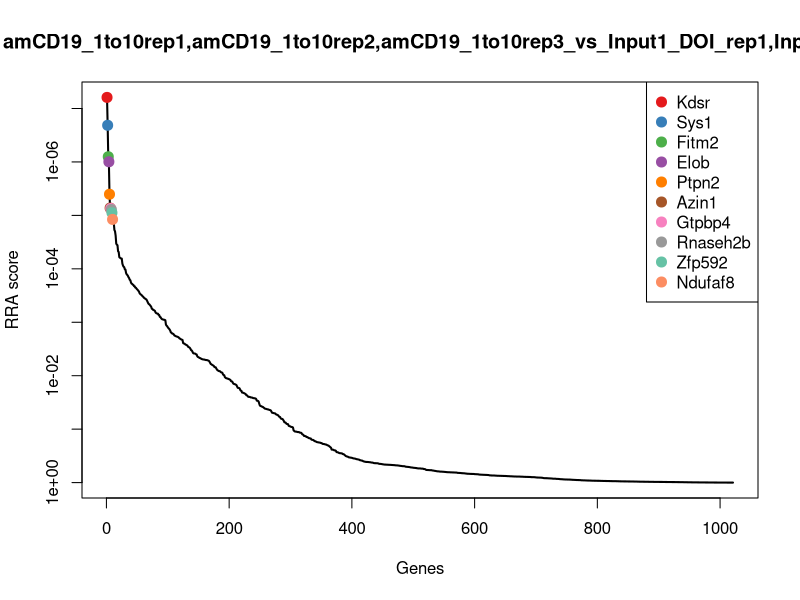
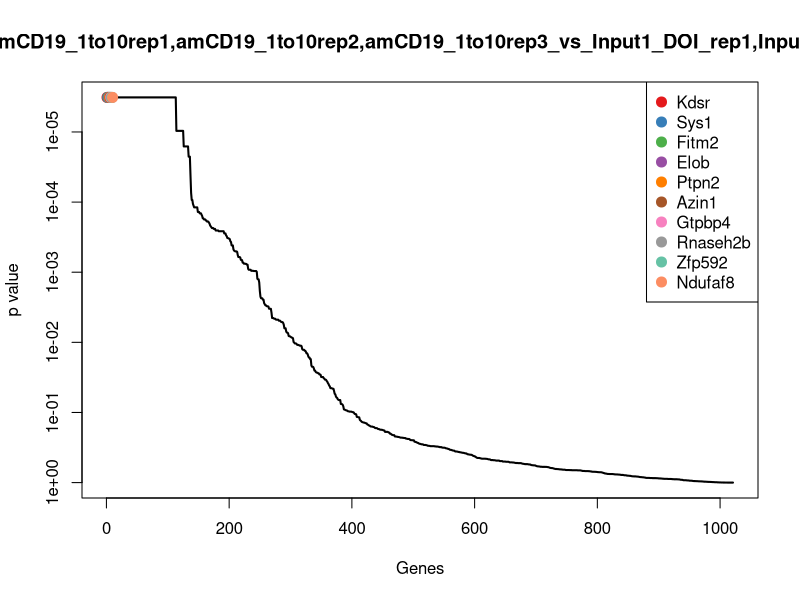
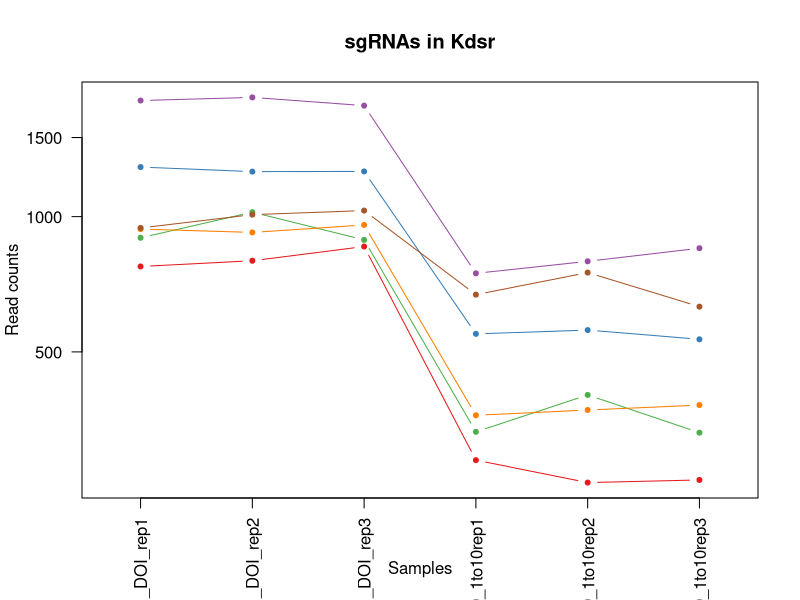
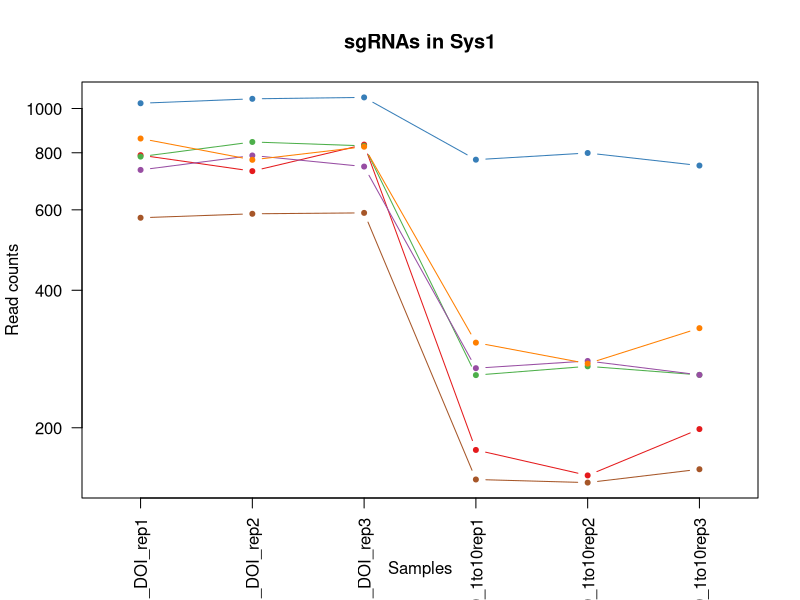
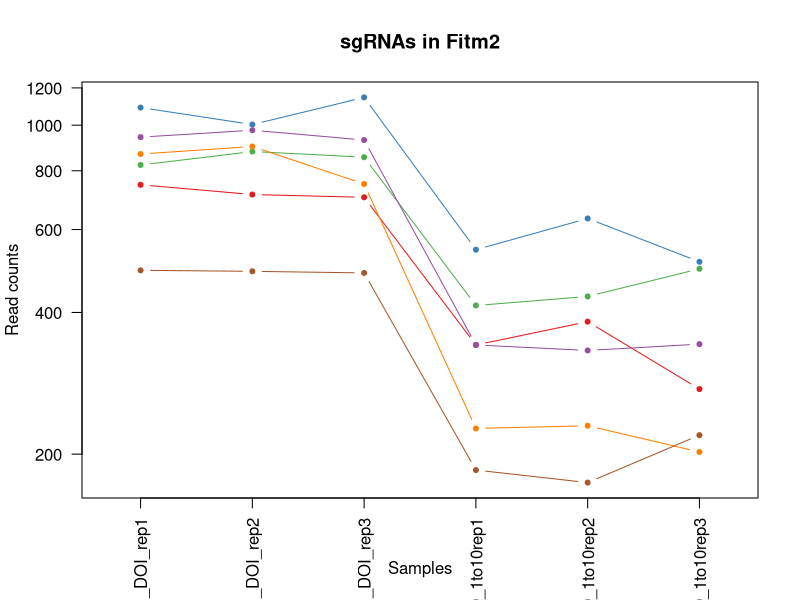
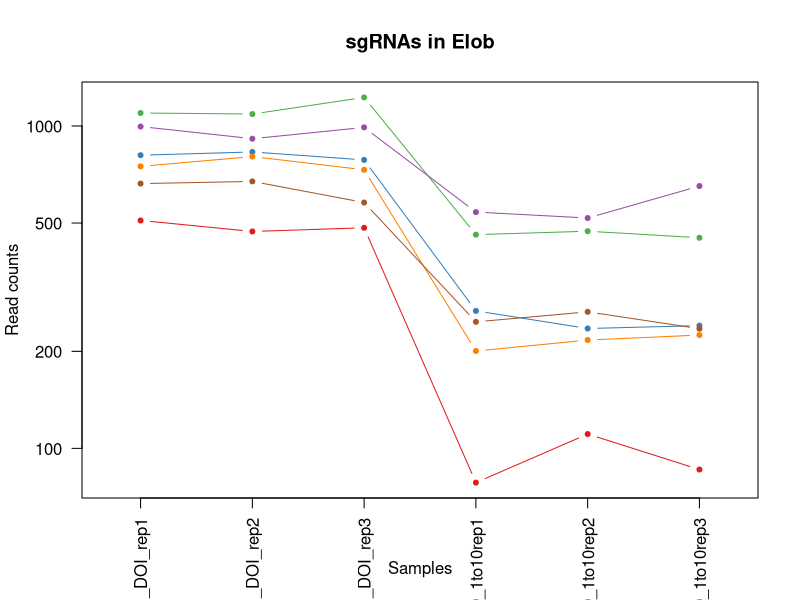
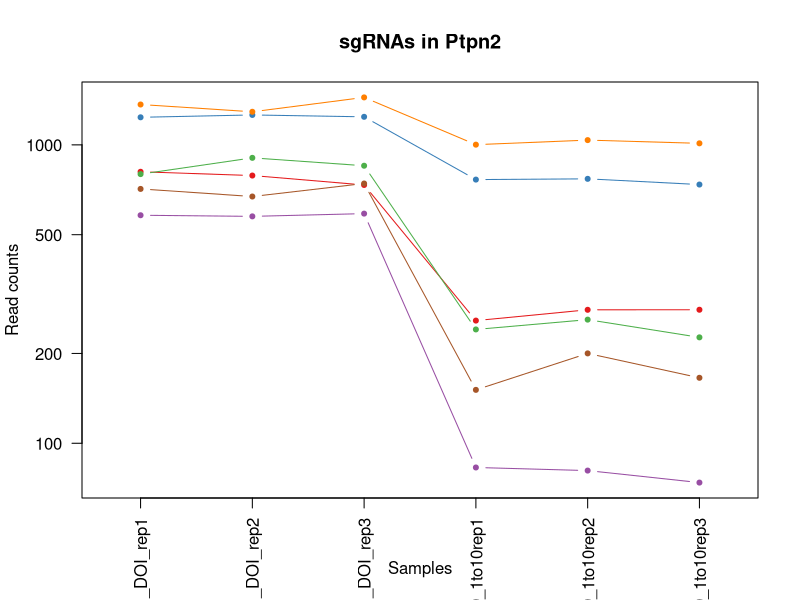
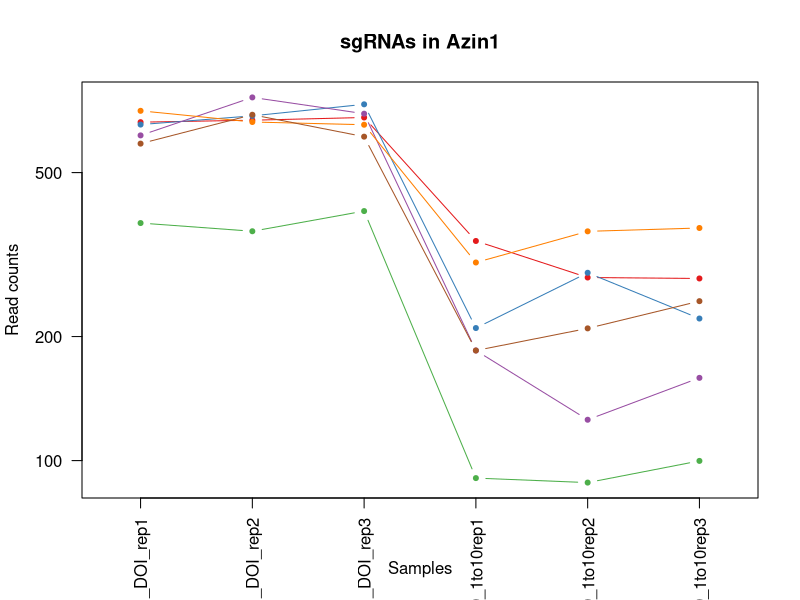

Reproduce these figures in R, in order. (Note: this script raises an error after producing the figures.)
pdf(file='cd19_1to10_v_Input1_DOI.pdf',width=4.5,height=4.5);
gstable=read.table('cd19_1to10_v_Input1_DOI.gene_summary.txt',header=T)
# 
#
# parameters
# Do not modify the variables beginning with "__"

# gstablename='__GENE_SUMMARY_FILE__'
startindex=3
# outputfile='__OUTPUT_FILE__'
targetgenelist=c("Kdsr","Sys1","Fitm2","Elob","Ptpn2","Azin1","Gtpbp4","Rnaseh2b","Zfp592","Ndufaf8")
# samplelabel=sub('.\\w+.\\w+$','',colnames(gstable)[startindex]);
samplelabel='amCD19_1to10rep1,amCD19_1to10rep2,amCD19_1to10rep3_vs_Input1_DOI_rep1,Input1_DOI_rep2,Input1_DOI_rep3 neg.'


# You need to write some codes in front of this code:
# gstable=read.table(gstablename,header=T)
# pdf(file=outputfile,width=6,height=6)


# set up color using RColorBrewer
#library(RColorBrewer)
#colors <- brewer.pal(length(targetgenelist), "Set1")

colors=c( "#E41A1C", "#377EB8", "#4DAF4A", "#984EA3", "#FF7F00",  "#A65628", "#F781BF",
          "#999999", "#66C2A5", "#FC8D62", "#8DA0CB", "#E78AC3", "#A6D854", "#FFD92F", "#E5C494", "#B3B3B3", 
          "#8DD3C7", "#FFFFB3", "#BEBADA", "#FB8072", "#80B1D3", "#FDB462", "#B3DE69", "#FCCDE5",
          "#D9D9D9", "#BC80BD", "#CCEBC5", "#FFED6F")

######
# function definition

plotrankedvalues<-function(val, tglist, ...){
  
  plot(val,log='y',ylim=c(max(val),min(val)),type='l',lwd=2, ...)
  if(length(tglist)>0){
    for(i in 1:length(tglist)){
      targetgene=tglist[i];
      tx=which(names(val)==targetgene);ty=val[targetgene];
      points(tx,ty,col=colors[(i %% length(colors)) ],cex=2,pch=20)
      # text(tx+50,ty,targetgene,col=colors[i])
    }
    legend('topright',tglist,pch=20,pt.cex = 2,cex=1,col=colors)
  }
}



plotrandvalues<-function(val,targetgenelist, ...){
  # choose the one with the best distance distribution
  
  mindiffvalue=0;
  randval=val;
  for(i in 1:20){
    randval0=sample(val)
    vindex=sort(which(names(randval0) %in% targetgenelist))
    if(max(vindex)>0.9*length(val)){
      # print('pass...')
      next;
    }
    mindiffind=min(diff(vindex));
    if (mindiffind > mindiffvalue){
      mindiffvalue=mindiffind;
      randval=randval0;
      # print(paste('Diff: ',mindiffvalue))
    }
  }
  plot(randval,log='y',ylim=c(max(randval),min(randval)),pch=20,col='grey', ...)
  
  if(length(targetgenelist)>0){
    for(i in 1:length(targetgenelist)){
      targetgene=targetgenelist[i];
      tx=which(names(randval)==targetgene);ty=randval[targetgene];
      points(tx,ty,col=colors[(i %% length(colors)) ],cex=2,pch=20)
      text(tx+50,ty,targetgene,col=colors[i])
    }
  }
  
}




# set.seed(1235)



pvec=gstable[,startindex]
names(pvec)=gstable[,'id']
pvec=sort(pvec);

plotrankedvalues(pvec,targetgenelist,xlab='Genes',ylab='RRA score',main=paste('Distribution of RRA scores in \\n',samplelabel))

# plotrandvalues(pvec,targetgenelist,xlab='Genes',ylab='RRA score',main=paste('Distribution of RRA scores in \\n',samplelabel))


pvec=gstable[,startindex+1]
names(pvec)=gstable[,'id']
pvec=sort(pvec);

plotrankedvalues(pvec,targetgenelist,xlab='Genes',ylab='p value',main=paste('Distribution of p values in \\n',samplelabel))

# plotrandvalues(pvec,targetgenelist,xlab='Genes',ylab='p value',main=paste('Distribution of p values in \\n',samplelabel))



# you need to write after this code:
# dev.off()






# parameters
# Do not modify the variables beginning with "__"
targetmat=list(c(773.6592155313073,796.718260303653,857.0040057557965,286.07610119305826,254.88049990612438,258.35901209376067),c(1288.1740434212336,1258.6193375962616,1259.78029712071,547.4104855261763,558.1324815462577,532.323602099225),c(896.3125057984657,1022.1699766012357,886.6275523465063,330.92046300169983,399.9949451081514,329.4510892470774),c(1812.1237397932491,1841.4945065607437,1765.4594345375624,746.890577709444,794.4085654008402,849.6370196371995),c(937.1969358875186,921.358233541341,957.3082950892523,360.30125177287874,370.2278794256843,379.7357291847892),c(942.857856976772,1009.3393911208855,1030.5875945504818,669.5727125221309,749.7579668771396,629.4249757720478))
targetgene="Kdsr"
collabel=c("Input1_DOI_rep1","Input1_DOI_rep2","Input1_DOI_rep3","amCD19_1to10rep1","amCD19_1to10rep2","amCD19_1to10rep3")

# set up color using RColorBrewer
#library(RColorBrewer)
#colors <- brewer.pal(length(targetgenelist), "Set1")

colors=c( "#E41A1C", "#377EB8", "#4DAF4A", "#984EA3", "#FF7F00",  "#A65628", "#F781BF",
          "#999999", "#66C2A5", "#FC8D62", "#8DA0CB", "#E78AC3", "#A6D854", "#FFD92F", "#E5C494", "#B3B3B3", 
          "#8DD3C7", "#FFFFB3", "#BEBADA", "#FB8072", "#80B1D3", "#FDB462", "#B3DE69", "#FCCDE5",
          "#D9D9D9", "#BC80BD", "#CCEBC5", "#FFED6F")


## code

targetmatvec=unlist(targetmat)+1
yrange=range(targetmatvec[targetmatvec>0]);
# yrange[1]=1; # set the minimum value to 1
for(i in 1:length(targetmat)){
  vali=targetmat[[i]]+1;
  if(i==1){
    plot(1:length(vali),vali,type='b',las=1,pch=20,main=paste('sgRNAs in',targetgene),ylab='Read counts',xlab='Samples',xlim=c(0.7,length(vali)+0.3),ylim = yrange,col=colors[(i %% length(colors))],xaxt='n',log='y')
    axis(1,at=1:length(vali),labels=(collabel),las=2)
    # lines(0:100,rep(1,101),col='black');
  }else{
    lines(1:length(vali),vali,type='b',pch=20,col=colors[(i %% length(colors))])
  }
}




# parameters
# Do not modify the variables beginning with "__"
targetmat=list(c(789.3839963347891,728.2884710751183,832.5775726020534,177.83108993081999,156.27709483295217,197.67065354824643),c(1025.8846996191562,1049.0531080838743,1056.573161735315,771.6322945693842,798.1294486111486,749.0677397617759),c(783.7230752455357,843.7637403982704,827.3804591650867,259.7880270293718,271.6244743525121,260.0929651950611),c(732.7747854422545,788.1645366500861,745.266066861014,269.0661708518494,279.06624077312887,260.0929651950611),c(858.5730318701093,771.0570893429525,823.74247975921,306.17874614175963,275.3453575628205,329.4510892470774),c(575.5269774074359,587.1520307912657,589.872375095712,153.08937307087982,150.6957700174896,161.25763842093787))
targetgene="Sys1"
collabel=c("Input1_DOI_rep1","Input1_DOI_rep2","Input1_DOI_rep3","amCD19_1to10rep1","amCD19_1to10rep2","amCD19_1to10rep3")

# set up color using RColorBrewer
#library(RColorBrewer)
#colors <- brewer.pal(length(targetgenelist), "Set1")

colors=c( "#E41A1C", "#377EB8", "#4DAF4A", "#984EA3", "#FF7F00",  "#A65628", "#F781BF",
          "#999999", "#66C2A5", "#FC8D62", "#8DA0CB", "#E78AC3", "#A6D854", "#FFD92F", "#E5C494", "#B3B3B3", 
          "#8DD3C7", "#FFFFB3", "#BEBADA", "#FB8072", "#80B1D3", "#FDB462", "#B3DE69", "#FCCDE5",
          "#D9D9D9", "#BC80BD", "#CCEBC5", "#FFED6F")


## code

targetmatvec=unlist(targetmat)+1
yrange=range(targetmatvec[targetmatvec>0]);
# yrange[1]=1; # set the minimum value to 1
for(i in 1:length(targetmat)){
  vali=targetmat[[i]]+1;
  if(i==1){
    plot(1:length(vali),vali,type='b',las=1,pch=20,main=paste('sgRNAs in',targetgene),ylab='Read counts',xlab='Samples',xlim=c(0.7,length(vali)+0.3),ylim = yrange,col=colors[(i %% length(colors))],xaxt='n',log='y')
    axis(1,at=1:length(vali),labels=(collabel),las=2)
    # lines(0:100,rep(1,101),col='black');
  }else{
    lines(1:length(vali),vali,type='b',pch=20,col=colors[(i %% length(colors))])
  }
}




# parameters
# Do not modify the variables beginning with "__"
targetmat=list(c(745.9836013171793,711.1810237679847,701.6103139904943,340.1986068241774,381.39052905660947,273.96459000546434),c(1088.7838228330836,1002.0076279892568,1144.4043788200509,542.7714136149375,632.5501457524255,511.51616488362015),c(822.0915404060314,877.9786350125378,853.8857376936165,412.87740010025163,431.62245239577265,494.17663387061606),c(942.2288657446328,974.513516245649,928.7241711859359,340.1986068241774,331.1586057174463,341.58876095618024),c(867.3789091200591,899.9739244074239,748.9040462668906,225.76816634695408,228.83431743396568,201.13855975084724),c(490.6131610686339,488.17322851427815,484.3709723252895,184.01651914580503,173.0210692793399,218.47809076385133))
targetgene="Fitm2"
collabel=c("Input1_DOI_rep1","Input1_DOI_rep2","Input1_DOI_rep3","amCD19_1to10rep1","amCD19_1to10rep2","amCD19_1to10rep3")

# set up color using RColorBrewer
#library(RColorBrewer)
#colors <- brewer.pal(length(targetgenelist), "Set1")

colors=c( "#E41A1C", "#377EB8", "#4DAF4A", "#984EA3", "#FF7F00",  "#A65628", "#F781BF",
          "#999999", "#66C2A5", "#FC8D62", "#8DA0CB", "#E78AC3", "#A6D854", "#FFD92F", "#E5C494", "#B3B3B3", 
          "#8DD3C7", "#FFFFB3", "#BEBADA", "#FB8072", "#80B1D3", "#FDB462", "#B3DE69", "#FCCDE5",
          "#D9D9D9", "#BC80BD", "#CCEBC5", "#FFED6F")


## code

targetmatvec=unlist(targetmat)+1
yrange=range(targetmatvec[targetmatvec>0]);
# yrange[1]=1; # set the minimum value to 1
for(i in 1:length(targetmat)){
  vali=targetmat[[i]]+1;
  if(i==1){
    plot(1:length(vali),vali,type='b',las=1,pch=20,main=paste('sgRNAs in',targetgene),ylab='Read counts',xlab='Samples',xlim=c(0.7,length(vali)+0.3),ylim = yrange,col=colors[(i %% length(colors))],xaxt='n',log='y')
    axis(1,at=1:length(vali),labels=(collabel),las=2)
    # lines(0:100,rep(1,101),col='black');
  }else{
    lines(1:length(vali),vali,type='b',pch=20,col=colors[(i %% length(colors))])
  }
}




# parameters
# Do not modify the variables beginning with "__"
targetmat=list(c(508.22491556853356,469.84382068520637,482.2921269505028,77.31786518731305,109.76605470409736,84.96370196371996),c(810.7696982275245,829.7111943959821,783.724706294567,265.97345624435684,234.41564224942826,239.2855279794562),c(1096.331717618755,1088.155844785894,1225.47934843673,459.2681192126395,470.69172610401074,449.0938532368055),c(995.0641292443318,912.1935296268051,989.0106870547487,539.6786990074451,517.2027662328655,650.2324129876528),c(748.4995662457363,802.8280629133435,730.1944378938108,199.48009218326763,215.81122619788633,223.67995006775254),c(661.6987762105165,672.0782870659649,577.9190141906887,245.87081129565547,264.1827079318953,234.08366867555497))
targetgene="Elob"
collabel=c("Input1_DOI_rep1","Input1_DOI_rep2","Input1_DOI_rep3","amCD19_1to10rep1","amCD19_1to10rep2","amCD19_1to10rep3")

# set up color using RColorBrewer
#library(RColorBrewer)
#colors <- brewer.pal(length(targetgenelist), "Set1")

colors=c( "#E41A1C", "#377EB8", "#4DAF4A", "#984EA3", "#FF7F00",  "#A65628", "#F781BF",
          "#999999", "#66C2A5", "#FC8D62", "#8DA0CB", "#E78AC3", "#A6D854", "#FFD92F", "#E5C494", "#B3B3B3", 
          "#8DD3C7", "#FFFFB3", "#BEBADA", "#FB8072", "#80B1D3", "#FDB462", "#B3DE69", "#FCCDE5",
          "#D9D9D9", "#BC80BD", "#CCEBC5", "#FFED6F")


## code

targetmatvec=unlist(targetmat)+1
yrange=range(targetmatvec[targetmatvec>0]);
# yrange[1]=1; # set the minimum value to 1
for(i in 1:length(targetmat)){
  vali=targetmat[[i]]+1;
  if(i==1){
    plot(1:length(vali),vali,type='b',las=1,pch=20,main=paste('sgRNAs in',targetgene),ylab='Read counts',xlab='Samples',xlim=c(0.7,length(vali)+0.3),ylim = yrange,col=colors[(i %% length(colors))],xaxt='n',log='y')
    axis(1,at=1:length(vali),labels=(collabel),las=2)
    # lines(0:100,rep(1,101),col='black');
  }else{
    lines(1:length(vali),vali,type='b',pch=20,col=colors[(i %% length(colors))])
  }
}




# parameters
# Do not modify the variables beginning with "__"
targetmat=list(c(811.3986894596637,788.1645366500861,732.7929946122941,256.6953124218793,279.06624077312887,279.1664493093656),c(1235.9677711536738,1258.6193375962616,1240.5509774039333,763.9005080506528,768.3623829286815,735.1961149513727),c(796.9318911204605,903.6398059732383,850.2477582877399,239.68538208067042,258.60138311643277,225.41390316905293),c(579.9299160324108,574.9324255718846,587.2738183772286,81.95693709855182,79.99898902163028,72.82603025461711),c(1364.2819825100858,1289.7793309056835,1441.1595560708452,1000.4931755238307,1036.2659740708852,1010.8946580581375),c(710.7600923173799,670.2453462830578,741.1083761114407,149.9966584633873,199.0672517514986,164.7255446235387))
targetgene="Ptpn2"
collabel=c("Input1_DOI_rep1","Input1_DOI_rep2","Input1_DOI_rep3","amCD19_1to10rep1","amCD19_1to10rep2","amCD19_1to10rep3")

# set up color using RColorBrewer
#library(RColorBrewer)
#colors <- brewer.pal(length(targetgenelist), "Set1")

colors=c( "#E41A1C", "#377EB8", "#4DAF4A", "#984EA3", "#FF7F00",  "#A65628", "#F781BF",
          "#999999", "#66C2A5", "#FC8D62", "#8DA0CB", "#E78AC3", "#A6D854", "#FFD92F", "#E5C494", "#B3B3B3", 
          "#8DD3C7", "#FFFFB3", "#BEBADA", "#FB8072", "#80B1D3", "#FDB462", "#B3DE69", "#FCCDE5",
          "#D9D9D9", "#BC80BD", "#CCEBC5", "#FFED6F")


## code

targetmatvec=unlist(targetmat)+1
yrange=range(targetmatvec[targetmatvec>0]);
# yrange[1]=1; # set the minimum value to 1
for(i in 1:length(targetmat)){
  vali=targetmat[[i]]+1;
  if(i==1){
    plot(1:length(vali),vali,type='b',las=1,pch=20,main=paste('sgRNAs in',targetgene),ylab='Read counts',xlab='Samples',xlim=c(0.7,length(vali)+0.3),ylim = yrange,col=colors[(i %% length(colors))],xaxt='n',log='y')
    axis(1,at=1:length(vali),labels=(collabel),las=2)
    # lines(0:100,rep(1,101),col='black');
  }else{
    lines(1:length(vali),vali,type='b',pch=20,col=colors[(i %% length(colors))])
  }
}




# parameters
# Do not modify the variables beginning with "__"
targetmat=list(c(661.6987762105165,669.0233857611196,679.2627262115379,340.1986068241774,277.2057991679747,275.69854310676476),c(652.8928989605666,685.5198528072842,731.2338605812041,208.7582360057452,284.6475655885915,220.2120438651517),c(376.136756819286,359.2563934498067,402.2565800212168,89.68872361728313,87.44075544224705,98.83532677412322),c(614.5244338000709,760.0594446455094,693.8146438350444,184.01651914580503,124.6495875453309,157.78973221833706),c(705.0991712281264,662.30260289046,652.2377363393115,301.53967423052086,359.06522979475915,365.86410437438593),c(586.8488195859428,689.7967146340676,610.1411174998817,184.01651914580503,208.36945977726955,242.75343418205702))
targetgene="Azin1"
collabel=c("Input1_DOI_rep1","Input1_DOI_rep2","Input1_DOI_rep3","amCD19_1to10rep1","amCD19_1to10rep2","amCD19_1to10rep3")

# set up color using RColorBrewer
#library(RColorBrewer)
#colors <- brewer.pal(length(targetgenelist), "Set1")

colors=c( "#E41A1C", "#377EB8", "#4DAF4A", "#984EA3", "#FF7F00",  "#A65628", "#F781BF",
          "#999999", "#66C2A5", "#FC8D62", "#8DA0CB", "#E78AC3", "#A6D854", "#FFD92F", "#E5C494", "#B3B3B3", 
          "#8DD3C7", "#FFFFB3", "#BEBADA", "#FB8072", "#80B1D3", "#FDB462", "#B3DE69", "#FCCDE5",
          "#D9D9D9", "#BC80BD", "#CCEBC5", "#FFED6F")


## code

targetmatvec=unlist(targetmat)+1
yrange=range(targetmatvec[targetmatvec>0]);
# yrange[1]=1; # set the minimum value to 1
for(i in 1:length(targetmat)){
  vali=targetmat[[i]]+1;
  if(i==1){
    plot(1:length(vali),vali,type='b',las=1,pch=20,main=paste('sgRNAs in',targetgene),ylab='Read counts',xlab='Samples',xlim=c(0.7,length(vali)+0.3),ylim = yrange,col=colors[(i %% length(colors))],xaxt='n',log='y')
    axis(1,at=1:length(vali),labels=(collabel),las=2)
    # lines(0:100,rep(1,101),col='black');
  }else{
    lines(1:length(vali),vali,type='b',pch=20,col=colors[(i %% length(colors))])
  }
}




# parameters
# Do not modify the variables beginning with "__"
targetmat=list(c(1146.0220249577576,1107.7072131369039,1096.5909351999578,641.7382810546982,705.107368353439,683.1775219123605),c(594.3967143716142,630.5316293200689,667.3093653065147,281.4370292818195,299.531098429825,279.1664493093656),c(765.4823295134967,712.4029842899228,747.3449122358006,358.7548944691325,396.274061897843,416.14874431209773),c(678.6815394782769,690.4076948950367,552.4531583495523,310.8178180529984,359.06522979475915,423.0845567172994),c(429.6010115511243,369.6430578862807,374.7118788052937,126.80129890719338,102.32428828348058,123.11067019232891),c(506.3379418721157,430.13010372221754,471.3781887328729,129.8940135146859,148.8353284123354,173.3953101300407))
targetgene="Gtpbp4"
collabel=c("Input1_DOI_rep1","Input1_DOI_rep2","Input1_DOI_rep3","amCD19_1to10rep1","amCD19_1to10rep2","amCD19_1to10rep3")

# set up color using RColorBrewer
#library(RColorBrewer)
#colors <- brewer.pal(length(targetgenelist), "Set1")

colors=c( "#E41A1C", "#377EB8", "#4DAF4A", "#984EA3", "#FF7F00",  "#A65628", "#F781BF",
          "#999999", "#66C2A5", "#FC8D62", "#8DA0CB", "#E78AC3", "#A6D854", "#FFD92F", "#E5C494", "#B3B3B3", 
          "#8DD3C7", "#FFFFB3", "#BEBADA", "#FB8072", "#80B1D3", "#FDB462", "#B3DE69", "#FCCDE5",
          "#D9D9D9", "#BC80BD", "#CCEBC5", "#FFED6F")


## code

targetmatvec=unlist(targetmat)+1
yrange=range(targetmatvec[targetmatvec>0]);
# yrange[1]=1; # set the minimum value to 1
for(i in 1:length(targetmat)){
  vali=targetmat[[i]]+1;
  if(i==1){
    plot(1:length(vali),vali,type='b',las=1,pch=20,main=paste('sgRNAs in',targetgene),ylab='Read counts',xlab='Samples',xlim=c(0.7,length(vali)+0.3),ylim = yrange,col=colors[(i %% length(colors))],xaxt='n',log='y')
    axis(1,at=1:length(vali),labels=(collabel),las=2)
    # lines(0:100,rep(1,101),col='black');
  }else{
    lines(1:length(vali),vali,type='b',pch=20,col=colors[(i %% length(colors))])
  }
}




# parameters
# Do not modify the variables beginning with "__"
targetmat=list(c(895.0545233341873,812.6037470888484,861.6814078490664,408.23832818901286,377.6696458463011,469.90129045241036),c(703.2121975317086,726.4555302922112,598.1877565948586,182.4701618420588,171.16062767418572,156.05577911703665),c(756.0474610314076,722.7896487263968,703.6891593652811,484.0098360725796,500.4587917864778,393.60735399519245),c(832.1554001202597,815.0476681327247,959.9068518077356,304.63238883801336,336.73993053290883,313.8455113353737),c(879.9587337628446,811.9927668278794,745.266066861014,208.7582360057452,245.57829188035342,185.5329818391436),c(1081.8649192795517,979.4013583334016,1003.5626046782553,312.3641753567447,299.531098429825,265.2948244989623))
targetgene="Rnaseh2b"
collabel=c("Input1_DOI_rep1","Input1_DOI_rep2","Input1_DOI_rep3","amCD19_1to10rep1","amCD19_1to10rep2","amCD19_1to10rep3")

# set up color using RColorBrewer
#library(RColorBrewer)
#colors <- brewer.pal(length(targetgenelist), "Set1")

colors=c( "#E41A1C", "#377EB8", "#4DAF4A", "#984EA3", "#FF7F00",  "#A65628", "#F781BF",
          "#999999", "#66C2A5", "#FC8D62", "#8DA0CB", "#E78AC3", "#A6D854", "#FFD92F", "#E5C494", "#B3B3B3", 
          "#8DD3C7", "#FFFFB3", "#BEBADA", "#FB8072", "#80B1D3", "#FDB462", "#B3DE69", "#FCCDE5",
          "#D9D9D9", "#BC80BD", "#CCEBC5", "#FFED6F")


## code

targetmatvec=unlist(targetmat)+1
yrange=range(targetmatvec[targetmatvec>0]);
# yrange[1]=1; # set the minimum value to 1
for(i in 1:length(targetmat)){
  vali=targetmat[[i]]+1;
  if(i==1){
    plot(1:length(vali),vali,type='b',las=1,pch=20,main=paste('sgRNAs in',targetgene),ylab='Read counts',xlab='Samples',xlim=c(0.7,length(vali)+0.3),ylim = yrange,col=colors[(i %% length(colors))],xaxt='n',log='y')
    axis(1,at=1:length(vali),labels=(collabel),las=2)
    # lines(0:100,rep(1,101),col='black');
  }else{
    lines(1:length(vali),vali,type='b',pch=20,col=colors[(i %% length(colors))])
  }
}




# parameters
# Do not modify the variables beginning with "__"
targetmat=list(c(698.1802676745943,739.8970960335305,711.484829520731,154.6357303746261,180.46283569995668,178.59716943394196),c(670.5046534604663,755.171602557757,728.6353038627208,244.3244539919092,182.32327730511088,301.70783962627087),c(864.2339529593628,947.6303847630105,890.7852430960795,388.13568324031144,344.1816969535256,372.79991677958753),c(652.2639077284274,585.9300702693275,639.7646640905915,375.7648248103414,334.87948892775466,310.3776051327729),c(708.873118620962,680.6320107195318,717.7213656450909,296.9006023192821,258.60138311643277,317.31341753797454),c(470.4854416401771,505.28067582141176,506.19884876054925,230.40723825819285,264.1827079318953,246.22134038465782))
targetgene="Zfp592"
collabel=c("Input1_DOI_rep1","Input1_DOI_rep2","Input1_DOI_rep3","amCD19_1to10rep1","amCD19_1to10rep2","amCD19_1to10rep3")

# set up color using RColorBrewer
#library(RColorBrewer)
#colors <- brewer.pal(length(targetgenelist), "Set1")

colors=c( "#E41A1C", "#377EB8", "#4DAF4A", "#984EA3", "#FF7F00",  "#A65628", "#F781BF",
          "#999999", "#66C2A5", "#FC8D62", "#8DA0CB", "#E78AC3", "#A6D854", "#FFD92F", "#E5C494", "#B3B3B3", 
          "#8DD3C7", "#FFFFB3", "#BEBADA", "#FB8072", "#80B1D3", "#FDB462", "#B3DE69", "#FCCDE5",
          "#D9D9D9", "#BC80BD", "#CCEBC5", "#FFED6F")


## code

targetmatvec=unlist(targetmat)+1
yrange=range(targetmatvec[targetmatvec>0]);
# yrange[1]=1; # set the minimum value to 1
for(i in 1:length(targetmat)){
  vali=targetmat[[i]]+1;
  if(i==1){
    plot(1:length(vali),vali,type='b',las=1,pch=20,main=paste('sgRNAs in',targetgene),ylab='Read counts',xlab='Samples',xlim=c(0.7,length(vali)+0.3),ylim = yrange,col=colors[(i %% length(colors))],xaxt='n',log='y')
    axis(1,at=1:length(vali),labels=(collabel),las=2)
    # lines(0:100,rep(1,101),col='black');
  }else{
    lines(1:length(vali),vali,type='b',pch=20,col=colors[(i %% length(colors))])
  }
}




# parameters
# Do not modify the variables beginning with "__"
targetmat=list(c(680.5685131746947,742.3410170774067,639.2449527468949,126.80129890719338,111.62649630925155,123.11067019232891),c(705.7281624602657,683.686912024377,650.6786023082215,445.3509034789231,450.2268684473146,452.5617594394063),c(821.4625491738922,761.2814051674475,778.5275928576004,153.08937307087982,126.5100291504851,147.3860136105346),c(718.9369783351905,778.9998327355502,661.0728291821547,344.83767873541615,355.34434658445076,332.91899544967816),c(667.9886885319092,622.5888859274711,706.2877160837643,561.3277012598927,548.8302735204868,617.2873040629449),c(749.7575487100148,694.6845567218201,762.4165412030039,259.7880270293718,200.92769335665278,195.93670044694602))
targetgene="Ndufaf8"
collabel=c("Input1_DOI_rep1","Input1_DOI_rep2","Input1_DOI_rep3","amCD19_1to10rep1","amCD19_1to10rep2","amCD19_1to10rep3")

# set up color using RColorBrewer
#library(RColorBrewer)
#colors <- brewer.pal(length(targetgenelist), "Set1")

colors=c( "#E41A1C", "#377EB8", "#4DAF4A", "#984EA3", "#FF7F00",  "#A65628", "#F781BF",
          "#999999", "#66C2A5", "#FC8D62", "#8DA0CB", "#E78AC3", "#A6D854", "#FFD92F", "#E5C494", "#B3B3B3", 
          "#8DD3C7", "#FFFFB3", "#BEBADA", "#FB8072", "#80B1D3", "#FDB462", "#B3DE69", "#FCCDE5",
          "#D9D9D9", "#BC80BD", "#CCEBC5", "#FFED6F")


## code

targetmatvec=unlist(targetmat)+1
yrange=range(targetmatvec[targetmatvec>0]);
# yrange[1]=1; # set the minimum value to 1
for(i in 1:length(targetmat)){
  vali=targetmat[[i]]+1;
  if(i==1){
    plot(1:length(vali),vali,type='b',las=1,pch=20,main=paste('sgRNAs in',targetgene),ylab='Read counts',xlab='Samples',xlim=c(0.7,length(vali)+0.3),ylim = yrange,col=colors[(i %% length(colors))],xaxt='n',log='y')
    axis(1,at=1:length(vali),labels=(collabel),las=2)
    # lines(0:100,rep(1,101),col='black');
  }else{
    lines(1:length(vali),vali,type='b',pch=20,col=colors[(i %% length(colors))])
  }
}



# 
#
# parameters
# Do not modify the variables beginning with "__"

# gstablename='__GENE_SUMMARY_FILE__'
startindex=9
# outputfile='__OUTPUT_FILE__'
targetgenelist=c("Jak2","Nprl3","Jak1","Tsc1","Irf1","Stat1","Nprl2","Tsc2","Zfp36l2","Mark2")
# samplelabel=sub('.\\w+.\\w+$','',colnames(gstable)[startindex]);
samplelabel='amCD19_1to10rep1,amCD19_1to10rep2,amCD19_1to10rep3_vs_Input1_DOI_rep1,Input1_DOI_rep2,Input1_DOI_rep3 pos.'


# You need to write some codes in front of this code:
# gstable=read.table(gstablename,header=T)
# pdf(file=outputfile,width=6,height=6)


# set up color using RColorBrewer
#library(RColorBrewer)
#colors <- brewer.pal(length(targetgenelist), "Set1")

colors=c( "#E41A1C", "#377EB8", "#4DAF4A", "#984EA3", "#FF7F00",  "#A65628", "#F781BF",
          "#999999", "#66C2A5", "#FC8D62", "#8DA0CB", "#E78AC3", "#A6D854", "#FFD92F", "#E5C494", "#B3B3B3", 
          "#8DD3C7", "#FFFFB3", "#BEBADA", "#FB8072", "#80B1D3", "#FDB462", "#B3DE69", "#FCCDE5",
          "#D9D9D9", "#BC80BD", "#CCEBC5", "#FFED6F")

######
# function definition

plotrankedvalues<-function(val, tglist, ...){
  
  plot(val,log='y',ylim=c(max(val),min(val)),type='l',lwd=2, ...)
  if(length(tglist)>0){
    for(i in 1:length(tglist)){
      targetgene=tglist[i];
      tx=which(names(val)==targetgene);ty=val[targetgene];
      points(tx,ty,col=colors[(i %% length(colors)) ],cex=2,pch=20)
      # text(tx+50,ty,targetgene,col=colors[i])
    }
    legend('topright',tglist,pch=20,pt.cex = 2,cex=1,col=colors)
  }
}



plotrandvalues<-function(val,targetgenelist, ...){
  # choose the one with the best distance distribution
  
  mindiffvalue=0;
  randval=val;
  for(i in 1:20){
    randval0=sample(val)
    vindex=sort(which(names(randval0) %in% targetgenelist))
    if(max(vindex)>0.9*length(val)){
      # print('pass...')
      next;
    }
    mindiffind=min(diff(vindex));
    if (mindiffind > mindiffvalue){
      mindiffvalue=mindiffind;
      randval=randval0;
      # print(paste('Diff: ',mindiffvalue))
    }
  }
  plot(randval,log='y',ylim=c(max(randval),min(randval)),pch=20,col='grey', ...)
  
  if(length(targetgenelist)>0){
    for(i in 1:length(targetgenelist)){
      targetgene=targetgenelist[i];
      tx=which(names(randval)==targetgene);ty=randval[targetgene];
      points(tx,ty,col=colors[(i %% length(colors)) ],cex=2,pch=20)
      text(tx+50,ty,targetgene,col=colors[i])
    }
  }
  
}




# set.seed(1235)



pvec=gstable[,startindex]
names(pvec)=gstable[,'id']
pvec=sort(pvec);

plotrankedvalues(pvec,targetgenelist,xlab='Genes',ylab='RRA score',main=paste('Distribution of RRA scores in \\n',samplelabel))

# plotrandvalues(pvec,targetgenelist,xlab='Genes',ylab='RRA score',main=paste('Distribution of RRA scores in \\n',samplelabel))


pvec=gstable[,startindex+1]
names(pvec)=gstable[,'id']
pvec=sort(pvec);

plotrankedvalues(pvec,targetgenelist,xlab='Genes',ylab='p value',main=paste('Distribution of p values in \\n',samplelabel))

# plotrandvalues(pvec,targetgenelist,xlab='Genes',ylab='p value',main=paste('Distribution of p values in \\n',samplelabel))



# you need to write after this code:
# dev.off()






# parameters
# Do not modify the variables beginning with "__"
targetmat=list(c(537.1585122469402,612.8132017519662,598.7074679385552,1516.9765149750817,1516.2599082006668,1447.85083958584),c(857.94404063797,902.4178454513002,821.1439230407267,2726.2279265046577,2816.7085902034473,2765.6551965741496),c(718.3079871030511,801.6061023914054,710.9651181770342,2447.8836118303307,2465.085126829305,2509.0301375816894),c(1234.080797457256,1352.7102977854966,1424.0090817288553,4300.419661718352,4478.082943606141,4353.9562373653225),c(567.9790826217646,637.8633924516976,620.5353443738151,2336.5458859606,2212.065068528335,2330.4329681477475),c(993.8061467800533,930.5229374558769,1002.523181990862,4586.49576291141,5084.5869068864085,4912.289135984054))
targetgene="Jak2"
collabel=c("Input1_DOI_rep1","Input1_DOI_rep2","Input1_DOI_rep3","amCD19_1to10rep1","amCD19_1to10rep2","amCD19_1to10rep3")

# set up color using RColorBrewer
#library(RColorBrewer)
#colors <- brewer.pal(length(targetgenelist), "Set1")

colors=c( "#E41A1C", "#377EB8", "#4DAF4A", "#984EA3", "#FF7F00",  "#A65628", "#F781BF",
          "#999999", "#66C2A5", "#FC8D62", "#8DA0CB", "#E78AC3", "#A6D854", "#FFD92F", "#E5C494", "#B3B3B3", 
          "#8DD3C7", "#FFFFB3", "#BEBADA", "#FB8072", "#80B1D3", "#FDB462", "#B3DE69", "#FCCDE5",
          "#D9D9D9", "#BC80BD", "#CCEBC5", "#FFED6F")


## code

targetmatvec=unlist(targetmat)+1
yrange=range(targetmatvec[targetmatvec>0]);
# yrange[1]=1; # set the minimum value to 1
for(i in 1:length(targetmat)){
  vali=targetmat[[i]]+1;
  if(i==1){
    plot(1:length(vali),vali,type='b',las=1,pch=20,main=paste('sgRNAs in',targetgene),ylab='Read counts',xlab='Samples',xlim=c(0.7,length(vali)+0.3),ylim = yrange,col=colors[(i %% length(colors))],xaxt='n',log='y')
    axis(1,at=1:length(vali),labels=(collabel),las=2)
    # lines(0:100,rep(1,101),col='black');
  }else{
    lines(1:length(vali),vali,type='b',pch=20,col=colors[(i %% length(colors))])
  }
}




# parameters
# Do not modify the variables beginning with "__"
targetmat=list(c(953.5507079231397,969.0146938969276,1192.2178224401437,3168.4861153760885,3380.4223965651677,3013.6104900601076),c(1017.7078136013457,1069.8264369568224,1073.2039247336081,2256.1353061657946,2390.6674626231375,2354.708311565953),c(1172.4396567076071,1242.1228705500969,1230.1567505300002,3661.7740952711456,3622.2798052352127,3519.9247956398267),c(1097.5897000830334,1092.4327066126775,1072.6842133899113,2602.519342204957,2658.5710537653413,2561.0487306207015),c(1274.9652275463088,1277.5597256863023,1132.9707292587243,2948.9033782441193,3136.7045462899687,3093.3723327199264),c(1059.2212349225379,1138.2562261853568,1006.6808727404352,2192.7346567121976,2238.1112510004937,2158.771611119007))
targetgene="Nprl3"
collabel=c("Input1_DOI_rep1","Input1_DOI_rep2","Input1_DOI_rep3","amCD19_1to10rep1","amCD19_1to10rep2","amCD19_1to10rep3")

# set up color using RColorBrewer
#library(RColorBrewer)
#colors <- brewer.pal(length(targetgenelist), "Set1")

colors=c( "#E41A1C", "#377EB8", "#4DAF4A", "#984EA3", "#FF7F00",  "#A65628", "#F781BF",
          "#999999", "#66C2A5", "#FC8D62", "#8DA0CB", "#E78AC3", "#A6D854", "#FFD92F", "#E5C494", "#B3B3B3", 
          "#8DD3C7", "#FFFFB3", "#BEBADA", "#FB8072", "#80B1D3", "#FDB462", "#B3DE69", "#FCCDE5",
          "#D9D9D9", "#BC80BD", "#CCEBC5", "#FFED6F")


## code

targetmatvec=unlist(targetmat)+1
yrange=range(targetmatvec[targetmatvec>0]);
# yrange[1]=1; # set the minimum value to 1
for(i in 1:length(targetmat)){
  vali=targetmat[[i]]+1;
  if(i==1){
    plot(1:length(vali),vali,type='b',las=1,pch=20,main=paste('sgRNAs in',targetgene),ylab='Read counts',xlab='Samples',xlim=c(0.7,length(vali)+0.3),ylim = yrange,col=colors[(i %% length(colors))],xaxt='n',log='y')
    axis(1,at=1:length(vali),labels=(collabel),las=2)
    # lines(0:100,rep(1,101),col='black');
  }else{
    lines(1:length(vali),vali,type='b',pch=20,col=colors[(i %% length(colors))])
  }
}




# parameters
# Do not modify the variables beginning with "__"
targetmat=list(c(964.8725501016467,909.7496085829289,976.5376148060288,3372.6052794705947,3276.237666676533,3155.794644366741),c(1001.3540415657245,1088.155844785894,1137.6481313519942,4178.257434722396,4359.014680876273,4315.809269136714),c(882.4746986914017,928.0790164120007,902.2188926574061,2945.810663636627,2943.218619353933,2767.38914967545),c(940.9708832803542,852.9284443128064,973.4193467438489,2557.6749803963153,2340.4355392839743,2427.5343418205703),c(1517.1268519199293,1573.885152256296,1467.664834599375,4348.356738134486,4411.10704582059,4579.370140534375),c(779.3201366205608,694.073576460851,850.2477582877399,1544.8109464425145,1774.8612913170996,1678.4666020587943))
targetgene="Jak1"
collabel=c("Input1_DOI_rep1","Input1_DOI_rep2","Input1_DOI_rep3","amCD19_1to10rep1","amCD19_1to10rep2","amCD19_1to10rep3")

# set up color using RColorBrewer
#library(RColorBrewer)
#colors <- brewer.pal(length(targetgenelist), "Set1")

colors=c( "#E41A1C", "#377EB8", "#4DAF4A", "#984EA3", "#FF7F00",  "#A65628", "#F781BF",
          "#999999", "#66C2A5", "#FC8D62", "#8DA0CB", "#E78AC3", "#A6D854", "#FFD92F", "#E5C494", "#B3B3B3", 
          "#8DD3C7", "#FFFFB3", "#BEBADA", "#FB8072", "#80B1D3", "#FDB462", "#B3DE69", "#FCCDE5",
          "#D9D9D9", "#BC80BD", "#CCEBC5", "#FFED6F")


## code

targetmatvec=unlist(targetmat)+1
yrange=range(targetmatvec[targetmatvec>0]);
# yrange[1]=1; # set the minimum value to 1
for(i in 1:length(targetmat)){
  vali=targetmat[[i]]+1;
  if(i==1){
    plot(1:length(vali),vali,type='b',las=1,pch=20,main=paste('sgRNAs in',targetgene),ylab='Read counts',xlab='Samples',xlim=c(0.7,length(vali)+0.3),ylim = yrange,col=colors[(i %% length(colors))],xaxt='n',log='y')
    axis(1,at=1:length(vali),labels=(collabel),las=2)
    # lines(0:100,rep(1,101),col='black');
  }else{
    lines(1:length(vali),vali,type='b',pch=20,col=colors[(i %% length(colors))])
  }
}




# parameters
# Do not modify the variables beginning with "__"
targetmat=list(c(936.5679446553793,929.3009769339387,1010.8385634900086,1673.1586026534542,1836.255864287188,1792.907506744621),c(971.1624624230394,939.6876413704127,977.0573261497254,2738.598784934628,2600.897364005561,2585.3240740389074),c(854.7990844772737,934.7997992826603,922.4876350615759,2103.0459330949147,2234.3903677901853,2372.047842578957),c(661.0697849783772,650.0829976710788,664.1910972443346,1854.0824071917666,1929.2779445448978,2087.6795339656906),c(970.5334711909001,950.6852860678558,906.896294750676,1999.4399937439152,2106.019897034546,1978.4404885837646),c(682.4554868711125,673.300247587903,691.7357984602578,1329.8672812217842,1248.3563170584632,1146.1429999595691))
targetgene="Tsc1"
collabel=c("Input1_DOI_rep1","Input1_DOI_rep2","Input1_DOI_rep3","amCD19_1to10rep1","amCD19_1to10rep2","amCD19_1to10rep3")

# set up color using RColorBrewer
#library(RColorBrewer)
#colors <- brewer.pal(length(targetgenelist), "Set1")

colors=c( "#E41A1C", "#377EB8", "#4DAF4A", "#984EA3", "#FF7F00",  "#A65628", "#F781BF",
          "#999999", "#66C2A5", "#FC8D62", "#8DA0CB", "#E78AC3", "#A6D854", "#FFD92F", "#E5C494", "#B3B3B3", 
          "#8DD3C7", "#FFFFB3", "#BEBADA", "#FB8072", "#80B1D3", "#FDB462", "#B3DE69", "#FCCDE5",
          "#D9D9D9", "#BC80BD", "#CCEBC5", "#FFED6F")


## code

targetmatvec=unlist(targetmat)+1
yrange=range(targetmatvec[targetmatvec>0]);
# yrange[1]=1; # set the minimum value to 1
for(i in 1:length(targetmat)){
  vali=targetmat[[i]]+1;
  if(i==1){
    plot(1:length(vali),vali,type='b',las=1,pch=20,main=paste('sgRNAs in',targetgene),ylab='Read counts',xlab='Samples',xlim=c(0.7,length(vali)+0.3),ylim = yrange,col=colors[(i %% length(colors))],xaxt='n',log='y')
    axis(1,at=1:length(vali),labels=(collabel),las=2)
    # lines(0:100,rep(1,101),col='black');
  }else{
    lines(1:length(vali),vali,type='b',pch=20,col=colors[(i %% length(colors))])
  }
}




# parameters
# Do not modify the variables beginning with "__"
targetmat=list(c(971.7914536551787,955.5731281556083,964.5842539010056,2466.439899475286,2321.831123232432,2401.525045301064),c(1226.5329026715847,1083.2680026981416,1131.4115952276343,2848.3901535006125,2775.7788748900552,2817.6737896131617),c(1000.7250503335853,1043.5542857351527,1044.100089486595,2202.0128005346755,2392.5279042282914,2281.882281311336),c(1023.9977259227384,1103.4303513101206,1066.967388609248,2669.0127062660463,2492.991750906618,2479.5529348595824),c(1098.2186913151727,1237.8460087233136,1156.8774510687708,1425.7414340540524,1609.2819884583766,1492.9336202196507),c(885.619654852098,835.8209970056727,905.3371607195861,2232.9399466096006,2212.065068528335,2496.8924658725864))
targetgene="Irf1"
collabel=c("Input1_DOI_rep1","Input1_DOI_rep2","Input1_DOI_rep3","amCD19_1to10rep1","amCD19_1to10rep2","amCD19_1to10rep3")

# set up color using RColorBrewer
#library(RColorBrewer)
#colors <- brewer.pal(length(targetgenelist), "Set1")

colors=c( "#E41A1C", "#377EB8", "#4DAF4A", "#984EA3", "#FF7F00",  "#A65628", "#F781BF",
          "#999999", "#66C2A5", "#FC8D62", "#8DA0CB", "#E78AC3", "#A6D854", "#FFD92F", "#E5C494", "#B3B3B3", 
          "#8DD3C7", "#FFFFB3", "#BEBADA", "#FB8072", "#80B1D3", "#FDB462", "#B3DE69", "#FCCDE5",
          "#D9D9D9", "#BC80BD", "#CCEBC5", "#FFED6F")


## code

targetmatvec=unlist(targetmat)+1
yrange=range(targetmatvec[targetmatvec>0]);
# yrange[1]=1; # set the minimum value to 1
for(i in 1:length(targetmat)){
  vali=targetmat[[i]]+1;
  if(i==1){
    plot(1:length(vali),vali,type='b',las=1,pch=20,main=paste('sgRNAs in',targetgene),ylab='Read counts',xlab='Samples',xlim=c(0.7,length(vali)+0.3),ylim = yrange,col=colors[(i %% length(colors))],xaxt='n',log='y')
    axis(1,at=1:length(vali),labels=(collabel),las=2)
    # lines(0:100,rep(1,101),col='black');
  }else{
    lines(1:length(vali),vali,type='b',pch=20,col=colors[(i %% length(colors))])
  }
}




# parameters
# Do not modify the variables beginning with "__"
targetmat=list(c(948.5187780660256,928.6899966729696,910.5342741565527,2941.171591725388,3064.147323688955,2890.499819867779),c(1025.8846996191562,993.4539043356899,1014.9962542395818,3819.502540253264,3962.74061897843,3884.0549469129123),c(764.2243470492182,848.6515824860229,813.8679642289735,1464.400366647709,1454.8653352305785,1425.3094492689347),c(800.705838513296,898.1409836245167,958.8674291203423,3290.648342372043,3151.588079131202,3108.97791063163),c(799.4478560490176,895.6970625806405,829.4593045398733,2331.9068140493614,2368.342163361287,2441.4059666309736),c(911.4082953698083,961.6829307652988,926.1256144674526,1302.0328497543517,1307.8904484233974,1354.217372115618))
targetgene="Stat1"
collabel=c("Input1_DOI_rep1","Input1_DOI_rep2","Input1_DOI_rep3","amCD19_1to10rep1","amCD19_1to10rep2","amCD19_1to10rep3")

# set up color using RColorBrewer
#library(RColorBrewer)
#colors <- brewer.pal(length(targetgenelist), "Set1")

colors=c( "#E41A1C", "#377EB8", "#4DAF4A", "#984EA3", "#FF7F00",  "#A65628", "#F781BF",
          "#999999", "#66C2A5", "#FC8D62", "#8DA0CB", "#E78AC3", "#A6D854", "#FFD92F", "#E5C494", "#B3B3B3", 
          "#8DD3C7", "#FFFFB3", "#BEBADA", "#FB8072", "#80B1D3", "#FDB462", "#B3DE69", "#FCCDE5",
          "#D9D9D9", "#BC80BD", "#CCEBC5", "#FFED6F")


## code

targetmatvec=unlist(targetmat)+1
yrange=range(targetmatvec[targetmatvec>0]);
# yrange[1]=1; # set the minimum value to 1
for(i in 1:length(targetmat)){
  vali=targetmat[[i]]+1;
  if(i==1){
    plot(1:length(vali),vali,type='b',las=1,pch=20,main=paste('sgRNAs in',targetgene),ylab='Read counts',xlab='Samples',xlim=c(0.7,length(vali)+0.3),ylim = yrange,col=colors[(i %% length(colors))],xaxt='n',log='y')
    axis(1,at=1:length(vali),labels=(collabel),las=2)
    # lines(0:100,rep(1,101),col='black');
  }else{
    lines(1:length(vali),vali,type='b',pch=20,col=colors[(i %% length(colors))])
  }
}




# parameters
# Do not modify the variables beginning with "__"
targetmat=list(c(1110.169524725819,1036.222522603524,1080.4798835453614,2064.387000501258,2074.392389746925,2160.5055642203074),c(597.5416705323105,534.6077283479266,565.9656532856654,963.3806002339205,961.8483098647175,924.197002993117),c(920.8431638518974,975.7354767675872,928.7241711859359,4334.439522400769,4132.040805047462,4149.349771411875),c(685.6004430318089,700.1833790705416,712.0045408644277,1091.72825644486,1118.1254046976696,1080.2527821101537),c(981.2263221372677,968.4037136359585,1050.8563369546516,2724.6815692009113,2595.3160391900988,2665.085916698726),c(947.260795601747,878.5896152735069,964.064542557309,2438.6054680078532,2429.7367363313756,2583.590120937607))
targetgene="Nprl2"
collabel=c("Input1_DOI_rep1","Input1_DOI_rep2","Input1_DOI_rep3","amCD19_1to10rep1","amCD19_1to10rep2","amCD19_1to10rep3")

# set up color using RColorBrewer
#library(RColorBrewer)
#colors <- brewer.pal(length(targetgenelist), "Set1")

colors=c( "#E41A1C", "#377EB8", "#4DAF4A", "#984EA3", "#FF7F00",  "#A65628", "#F781BF",
          "#999999", "#66C2A5", "#FC8D62", "#8DA0CB", "#E78AC3", "#A6D854", "#FFD92F", "#E5C494", "#B3B3B3", 
          "#8DD3C7", "#FFFFB3", "#BEBADA", "#FB8072", "#80B1D3", "#FDB462", "#B3DE69", "#FCCDE5",
          "#D9D9D9", "#BC80BD", "#CCEBC5", "#FFED6F")


## code

targetmatvec=unlist(targetmat)+1
yrange=range(targetmatvec[targetmatvec>0]);
# yrange[1]=1; # set the minimum value to 1
for(i in 1:length(targetmat)){
  vali=targetmat[[i]]+1;
  if(i==1){
    plot(1:length(vali),vali,type='b',las=1,pch=20,main=paste('sgRNAs in',targetgene),ylab='Read counts',xlab='Samples',xlim=c(0.7,length(vali)+0.3),ylim = yrange,col=colors[(i %% length(colors))],xaxt='n',log='y')
    axis(1,at=1:length(vali),labels=(collabel),las=2)
    # lines(0:100,rep(1,101),col='black');
  }else{
    lines(1:length(vali),vali,type='b',pch=20,col=colors[(i %% length(colors))])
  }
}




# parameters
# Do not modify the variables beginning with "__"
targetmat=list(c(1052.931322601145,1076.547219827482,1142.8452447889608,1776.7645420044537,1756.2568752655577,1813.714943960226),c(1032.174611940549,1059.4397725203482,1075.8024814520913,2463.3471848677937,2319.9706816272783,2314.827390236044),c(1095.0737351544765,1089.3778053078322,1198.9740699082004,4156.608432469949,4442.734553108212,4633.122686674688),c(708.2441273888228,791.8304182159004,692.7752211476511,774.7250091768767,786.9667989802234,802.8202859020886),c(1347.9282104744645,1329.4930478686724,1346.052380174356,4687.008987654916,4569.244582258697,4643.5264052824905),c(1074.9460157260196,1179.8028839312528,1112.1822755108578,2797.3603624769858,2757.174458838513,2828.0775082209643))
targetgene="Tsc2"
collabel=c("Input1_DOI_rep1","Input1_DOI_rep2","Input1_DOI_rep3","amCD19_1to10rep1","amCD19_1to10rep2","amCD19_1to10rep3")

# set up color using RColorBrewer
#library(RColorBrewer)
#colors <- brewer.pal(length(targetgenelist), "Set1")

colors=c( "#E41A1C", "#377EB8", "#4DAF4A", "#984EA3", "#FF7F00",  "#A65628", "#F781BF",
          "#999999", "#66C2A5", "#FC8D62", "#8DA0CB", "#E78AC3", "#A6D854", "#FFD92F", "#E5C494", "#B3B3B3", 
          "#8DD3C7", "#FFFFB3", "#BEBADA", "#FB8072", "#80B1D3", "#FDB462", "#B3DE69", "#FCCDE5",
          "#D9D9D9", "#BC80BD", "#CCEBC5", "#FFED6F")


## code

targetmatvec=unlist(targetmat)+1
yrange=range(targetmatvec[targetmatvec>0]);
# yrange[1]=1; # set the minimum value to 1
for(i in 1:length(targetmat)){
  vali=targetmat[[i]]+1;
  if(i==1){
    plot(1:length(vali),vali,type='b',las=1,pch=20,main=paste('sgRNAs in',targetgene),ylab='Read counts',xlab='Samples',xlim=c(0.7,length(vali)+0.3),ylim = yrange,col=colors[(i %% length(colors))],xaxt='n',log='y')
    axis(1,at=1:length(vali),labels=(collabel),las=2)
    # lines(0:100,rep(1,101),col='black');
  }else{
    lines(1:length(vali),vali,type='b',pch=20,col=colors[(i %% length(colors))])
  }
}




# parameters
# Do not modify the variables beginning with "__"
targetmat=list(c(863.6049617272234,714.846905333799,788.402108387837,890.7018069578462,1010.2197915987266,847.9030665358991),c(1127.7812792257187,1114.4279960075637,1139.2072653830842,2370.565746643018,2394.388345833446,2242.0013599814265),c(1155.4568934398467,1240.2899297671897,1112.7019868545544,3098.900036707507,3004.613192324021,2923.4449287924867),c(889.3936022449337,1000.7856674673186,946.3943568716224,1577.284449821186,1598.1193388274514,1583.0991814872718),c(1099.4766737794514,1176.1370023654385,1164.153409880524,1843.2579060655428,1860.4416051541925,1895.2107397213451),c(790.6419787990677,759.4484643845403,745.7857782047107,1315.9500654880678,1378.5872294192566,1300.4648259753055))
targetgene="Zfp36l2"
collabel=c("Input1_DOI_rep1","Input1_DOI_rep2","Input1_DOI_rep3","amCD19_1to10rep1","amCD19_1to10rep2","amCD19_1to10rep3")

# set up color using RColorBrewer
#library(RColorBrewer)
#colors <- brewer.pal(length(targetgenelist), "Set1")

colors=c( "#E41A1C", "#377EB8", "#4DAF4A", "#984EA3", "#FF7F00",  "#A65628", "#F781BF",
          "#999999", "#66C2A5", "#FC8D62", "#8DA0CB", "#E78AC3", "#A6D854", "#FFD92F", "#E5C494", "#B3B3B3", 
          "#8DD3C7", "#FFFFB3", "#BEBADA", "#FB8072", "#80B1D3", "#FDB462", "#B3DE69", "#FCCDE5",
          "#D9D9D9", "#BC80BD", "#CCEBC5", "#FFED6F")


## code

targetmatvec=unlist(targetmat)+1
yrange=range(targetmatvec[targetmatvec>0]);
# yrange[1]=1; # set the minimum value to 1
for(i in 1:length(targetmat)){
  vali=targetmat[[i]]+1;
  if(i==1){
    plot(1:length(vali),vali,type='b',las=1,pch=20,main=paste('sgRNAs in',targetgene),ylab='Read counts',xlab='Samples',xlim=c(0.7,length(vali)+0.3),ylim = yrange,col=colors[(i %% length(colors))],xaxt='n',log='y')
    axis(1,at=1:length(vali),labels=(collabel),las=2)
    # lines(0:100,rep(1,101),col='black');
  }else{
    lines(1:length(vali),vali,type='b',pch=20,col=colors[(i %% length(colors))])
  }
}




# parameters
# Do not modify the variables beginning with "__"
targetmat=list(c(1181.245533957557,1103.4303513101206,1221.8413690308535,1919.0294139491095,1944.1614773861313,1947.2293327603572),c(629.6202233714135,620.1449648835949,661.5925405258514,1473.6785104701864,1439.981802389345,1492.9336202196507),c(737.8067152993686,794.2743392597768,841.4126654448966,1260.2812025532025,1190.6826272986832,1191.2257805933798),c(1159.8598320648216,1187.1346470628816,1257.1817404022265,2352.0094589980627,2496.7126341169264,2470.88316935308),c(945.3738219053291,860.8711877054042,913.6525422187327,1275.744775590665,1462.3071016511954,1404.50201205333),c(498.1610558543052,508.3355771262571,600.2666019696452,773.1786518731304,703.2469267482847,764.6733176734796))
targetgene="Mark2"
collabel=c("Input1_DOI_rep1","Input1_DOI_rep2","Input1_DOI_rep3","amCD19_1to10rep1","amCD19_1to10rep2","amCD19_1to10rep3")

# set up color using RColorBrewer
#library(RColorBrewer)
#colors <- brewer.pal(length(targetgenelist), "Set1")

colors=c( "#E41A1C", "#377EB8", "#4DAF4A", "#984EA3", "#FF7F00",  "#A65628", "#F781BF",
          "#999999", "#66C2A5", "#FC8D62", "#8DA0CB", "#E78AC3", "#A6D854", "#FFD92F", "#E5C494", "#B3B3B3", 
          "#8DD3C7", "#FFFFB3", "#BEBADA", "#FB8072", "#80B1D3", "#FDB462", "#B3DE69", "#FCCDE5",
          "#D9D9D9", "#BC80BD", "#CCEBC5", "#FFED6F")


## code

targetmatvec=unlist(targetmat)+1
yrange=range(targetmatvec[targetmatvec>0]);
# yrange[1]=1; # set the minimum value to 1
for(i in 1:length(targetmat)){
  vali=targetmat[[i]]+1;
  if(i==1){
    plot(1:length(vali),vali,type='b',las=1,pch=20,main=paste('sgRNAs in',targetgene),ylab='Read counts',xlab='Samples',xlim=c(0.7,length(vali)+0.3),ylim = yrange,col=colors[(i %% length(colors))],xaxt='n',log='y')
    axis(1,at=1:length(vali),labels=(collabel),las=2)
    # lines(0:100,rep(1,101),col='black');
  }else{
    lines(1:length(vali),vali,type='b',pch=20,col=colors[(i %% length(colors))])
  }
}



dev.off()
Sweave("cd19_1to10_v_Input1_DOI_summary.Rnw");
library(tools);

texi2dvi("cd19_1to10_v_Input1_DOI_summary.tex",pdf=TRUE);
